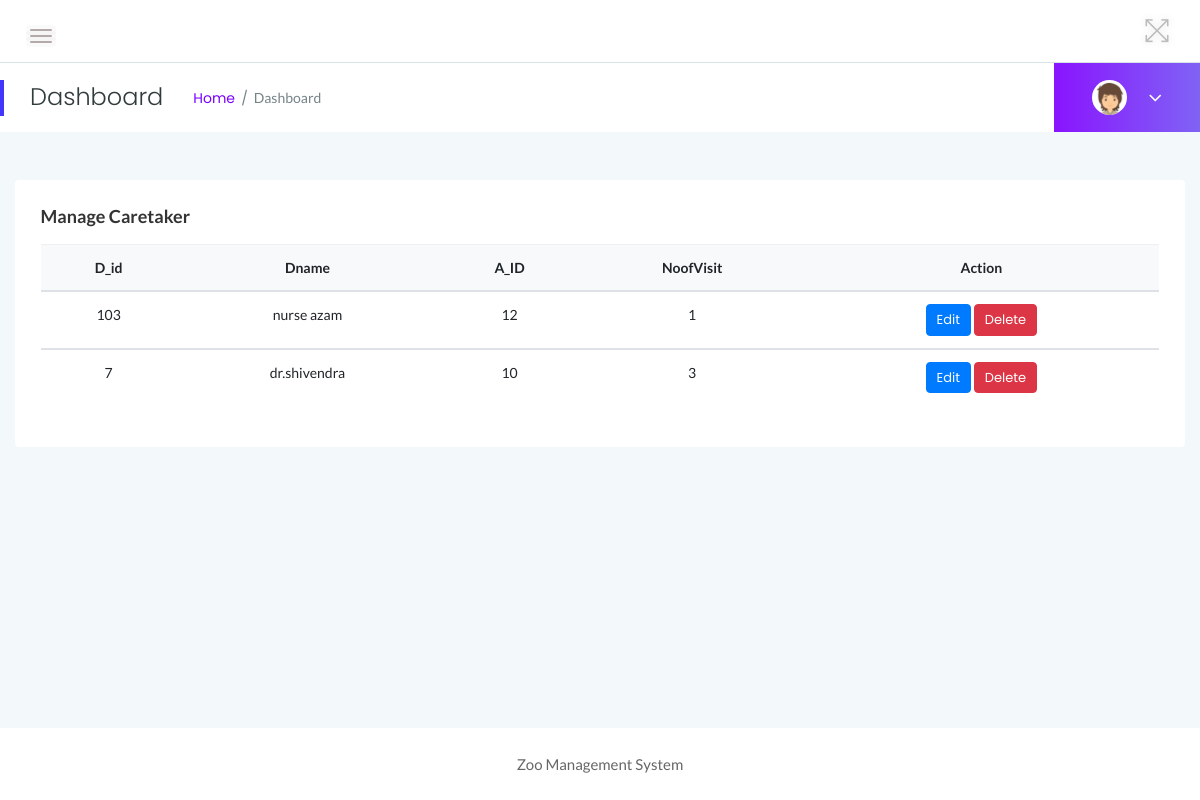
Screenshot of /admin/manage-health.php (signed in) with the database file from the repository.
### tables this page shows
CREATE TABLE `tblhealth` (
  `d_id` int(11) NOT NULL,
  `dname` varchar(200) DEFAULT NULL,
  `novisit` int(11) DEFAULT NULL,
  `a_id` int(11) NOT NULL
);

### admin/manage-health.php (the view, shortened to what this page needs)
<?php
if (strlen($_SESSION['zmsaid']==0)) {
  header('location:logout.php');
  } else{
?>
<!doctype html>
<html class="no-js" lang="en">
<head>
    <link rel="stylesheet" href="assets/css/bootstrap.min.css">
    <link rel="stylesheet" href="assets/css/font-awesome.min.css">
    <link rel="stylesheet" href="assets/css/themify-icons.css">
    <link rel="stylesheet" href="assets/css/metisMenu.css">
    <link rel="stylesheet" href="assets/css/owl.carousel.min.css">
    <link rel="stylesheet" href="assets/css/slicknav.min.css">
    <link rel="stylesheet" href="https://www.amcharts.com/lib/3/plugins/export/export.css" type="text/css" media="all" />
    <link rel="stylesheet" type="text/css" href="https://cdn.datatables.net/1.10.19/css/jquery.dataTables.css">
    <link rel="stylesheet" type="text/css" href="https://cdn.datatables.net/1.10.18/css/dataTables.bootstrap4.min.css">
    <link rel="stylesheet" type="text/css" href="https://cdn.datatables.net/responsive/2.2.3/css/responsive.bootstrap.min.css">
    <link rel="stylesheet" type="text/css" href="https://cdn.datatables.net/responsive/2.2.3/css/responsive.jqueryui.min.css">
    <link rel="stylesheet" href="assets/css/typography.css">
    <link rel="stylesheet" href="assets/css/default-css.css">
    <link rel="stylesheet" href="assets/css/styles.css">
    <link rel="stylesheet" href="assets/css/responsive.css">
</head>
<body>
    <div class="page-container">
        <div class="main-content">
          <?php include_once('includes/header.php');?>
            <?php include_once('includes/pagetitle.php');?>
            <div class="main-content-inner">
                <div class="row">
                    <div class="col-12 mt-5">
                        <div class="card">
                            <div class="card-body">
                                <h4 class="header-title">Manage Caretaker</h4>
                                <div class="data-tables">
                <table class="table text-center">
                                        <thead class="bg-light text-capitalize">
                                            <tr>
                                                <th>D_id</th>
                                                <th>Dname</th>
                                                <th>A_ID</th>
                                                <th>noofVisit</th>
                                                <th>Action</th>
                                            </tr>
                                        </thead>
                                        <?php
$ret=mysqli_query($con,"select * from tblhealth order by d_id desc");
while ($row=mysqli_fetch_array($ret)) {
?>
                                        <tbody>
          <tr data-expanded="true">
            <td><?php echo $row['d_id'];?></td>
                  <td><?php  echo $row['dname'];?></td>
                  <td><?php  echo $row['a_id'];?></td>
                  <td><?php  echo $row['novisit'];?></td>
                  <td><a href="edit-doctor.php?editid=<?php echo $row['d_id'];?>" class="btn btn-primary btn-xs">Edit</a>
  <a href="manage-health.php?id=<?php echo $row['d_id']?>&del=delete" onClick="return confirm('Are you sure you want to delete?')" class="btn btn-danger btn-xs">Delete</a>
                </tr>
                <?php
}?>
 </tbody>
                                    </table>
                                </div>
                            </div>
                        </div>
                    </div>
                </div>
            </div>
        </div>
        <?php include_once('includes/footer.php');?>
    </div>
</body>
</html>
<?php }  ?>

### admin/assets/css/styles.css (style rules this page uses)
.page-container { width: 100%; height: 100%; min-height: 100vh; padding-left: 280px; -webkit-transition: padding-left 0.3s ease 0s; transition: padding-left 0.3s ease 0s; }
.card { border: none; border-radius: 4px; background-color: #fff; -webkit-transition: all 0.3s ease 0s; transition: all 0.3s ease 0s; }
.card-body { padding: 25.6px; padding: 1.6rem; }
.main-content { width: 100%; background: #F3F8FB; }
.main-content-inner { padding: 0 30px 50px; }
.header-title { font-family: 'Lato', sans-serif; font-size: 18px; font-weight: 600; letter-spacing: 0; color: #333; text-transform: capitalize; margin-bottom: 17px; }
.btn { padding: 11px 17px; font-size: 13px; letter-spacing: 0; }
.btn-xs { padding: 5px 10px; }
table tr th { border-bottom: none; }
table tr th, table tr td { border-top: 1px solid rgba(120, 130, 140, 0.13) !important; }

### admin/assets/css/responsive.css (style rules this page uses)
@media (min-width: 1200px) and (max-width: 1364px) { .main-content-inner { padding: 0 15px 50px; } }
@media (min-width: 1200px) and (max-width: 1364px) { .page-container, .sbar_collapsed.page-container { padding-left: 0; } }

### rows the page displays
tblhealth: d "103", dname "nurse azam", a "12", novisit "1"
tblhealth: d "7", dname "dr.shivendra", a "10", novisit "3"
